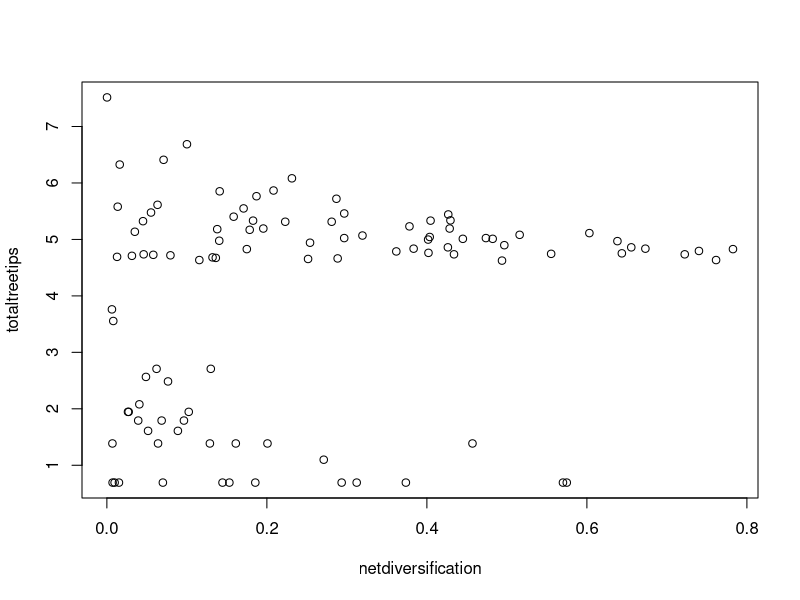
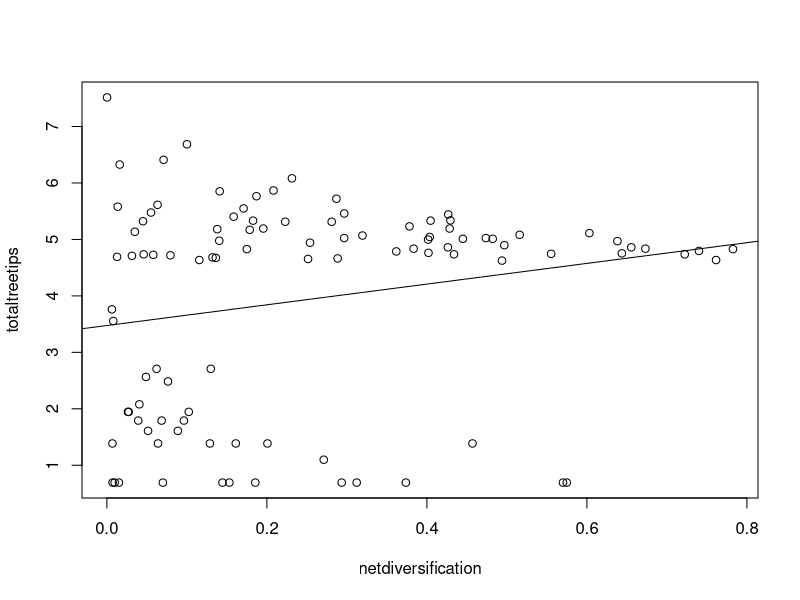
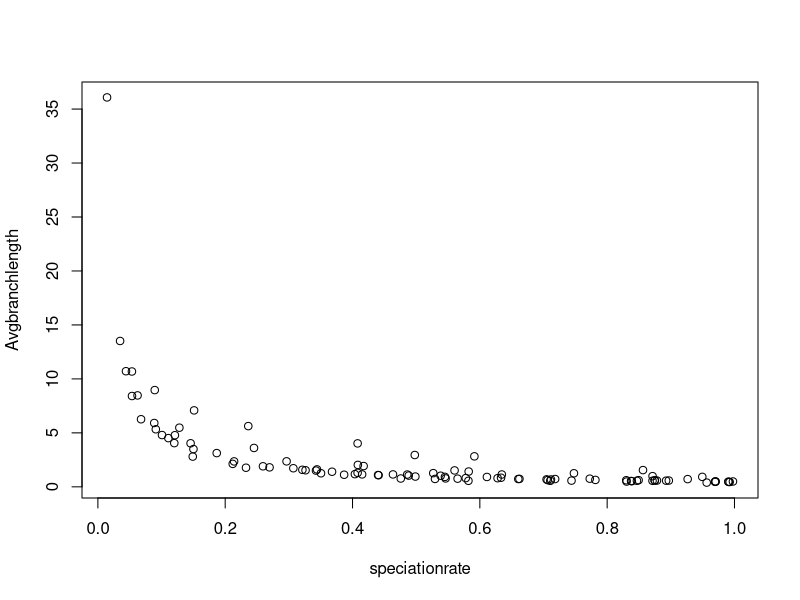
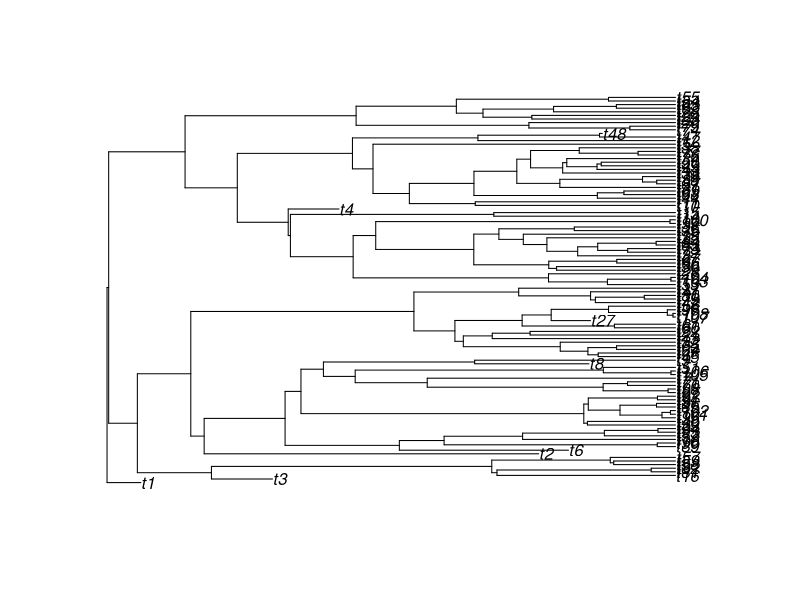
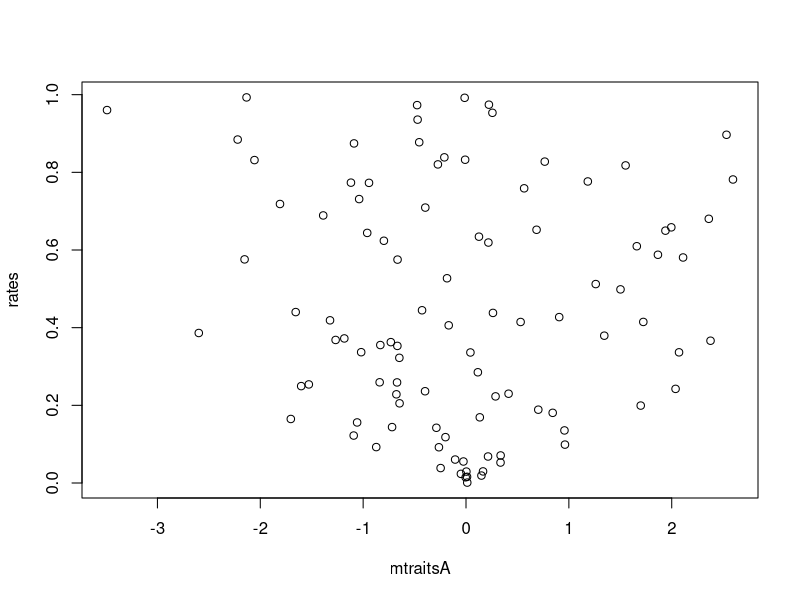
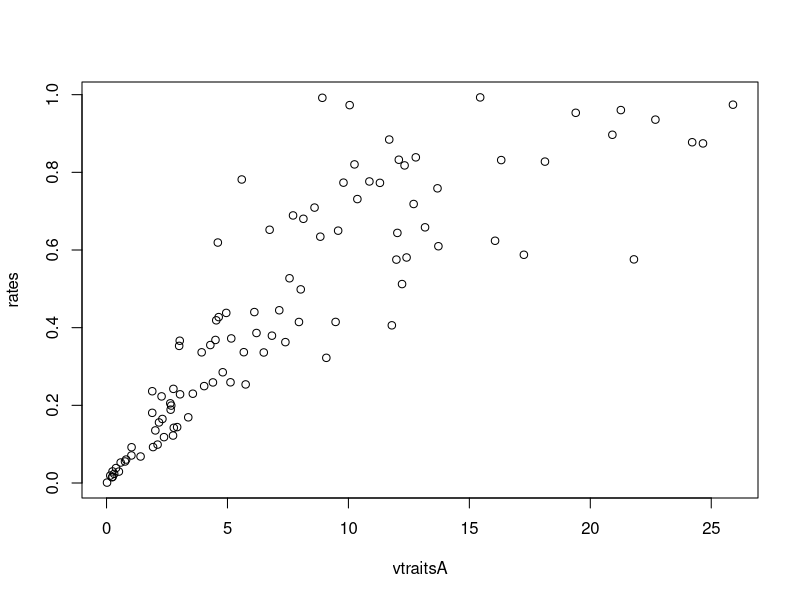
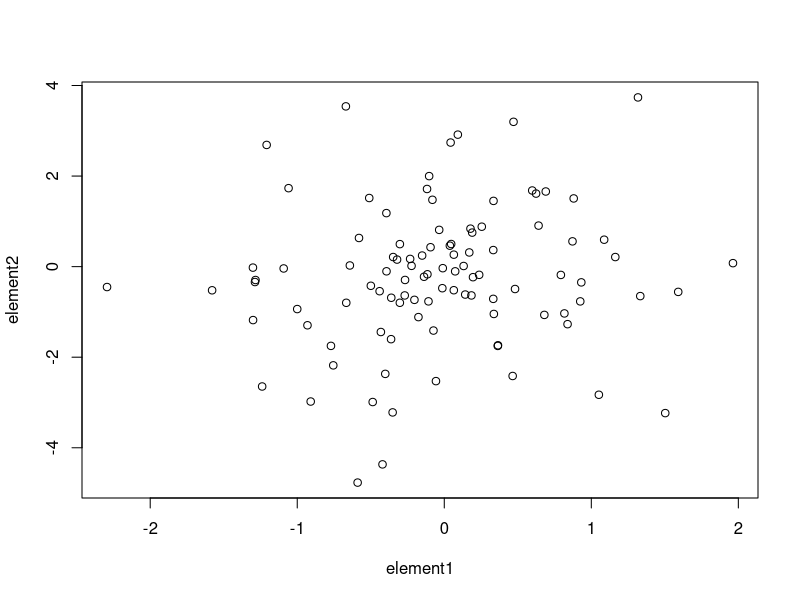
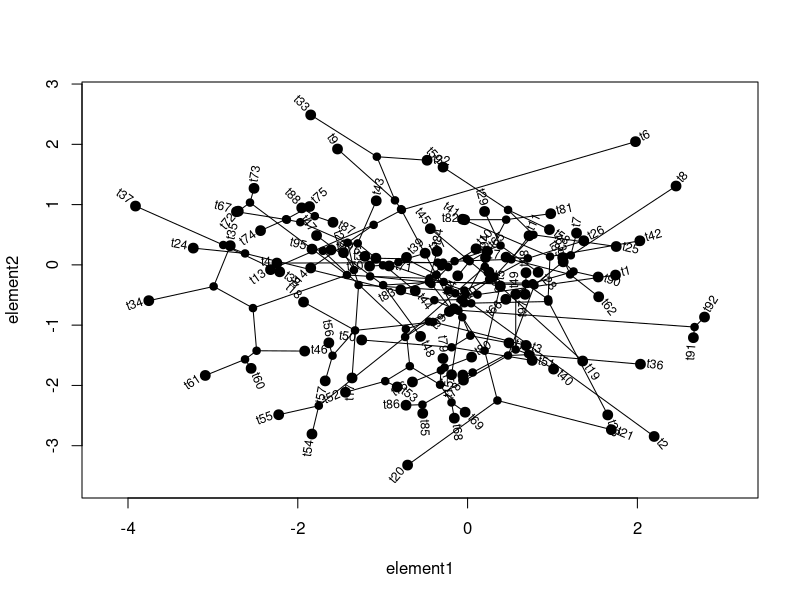

The R source for these figures, in order:
setwd('/Users/lexywood/Desktop/Evolution/Tasks/Task_10')
library(phytools)
trees <- list()
births <- vector()
Fractions <- vector()
netdiversification <- vector()
speciationrate <- vector()
Avgbranchlength <- vector()
pbtree
for (i in 1:100) {
  births [i] <- runif(1, 0, 1)
  Fractions [i] <- runif(1, 0, 1)
  trees[[i]] <- pbtree(n=100, b=births [i], d=Fractions [i] * births[i])
  netdiversification[[i]] <- (births[i] - Fractions[i]*births[i])
  speciationrate[i] <- births[i]
  Avgbranchlength [[i]] <- mean(trees[[i]] $edge.length)
}
##Q4
netdiversification <- (births - Fractions* births)
totaltreetips <- log(sapply(trees, Ntip))
length(totaltreetips)
length(netdiversification)
plot(netdiversification, totaltreetips)
Q4plot <- plot(netdiversification, totaltreetips)
line <- lm(totaltreetips ~ netdiversification)
abline(line)
## They behave in a similar matter so as net diversification increases, the log of total tips do as well
##Q5
plot(speciationrate, Avgbranchlength)
## They behave in a similar manner. 
##Q6
cor(speciationrate, Avgbranchlength)
## There is no significant correlation.
##Q7
trees
trees[73]
Tree <- trees[[73]]
rates <- vector()
traits <- list()
plot(Tree) 
for (i in 1:100) {
  rates[i] <- runif(1)
  traits[[i]] <- fastBM(Tree, sig2=rates[i])
} 
##Q8
head(traits)
length(traits) 
#100
mtraitsA <- sapply(traits, mean)
mtraitsratecor <- cor(mtraitsA, rates) 
plot(mtraitsA, rates)  
## There is no significant correlation of the mean between the two objects.
##Q9
vtraitsA <- sapply(traits, var)
vtraitsratecor <- cor(vtraitsA, rates)
plot(vtraitsA, rates)
## There is a positive correlation of variance between the two objects.
##Q10
element1<-sapply(traits, "[[",1)
element2<-sapply(traits, "[[",2)
traitMat <- cbind(element1, element2)
element1and2cor <- cor(element1, element2) 
plot(element1, element2)
## There is some correlation of element 1 and element 2 due to the
# relatedness in the phylogeny tree. This isn't significant since all traits
# are randomly generated and have positive correlation each time in some way.
# Therefore the positive correlation shown by element 1 and element 2 is 
# not proving anything significant other than their phylogeny tree.
## EC
Tree2 <- pbtree(n=100)
X <- fastBM(Tree2, nsim=2)
phylomorphospace(Tree2, X, xlab="element1", ylab="element2")
